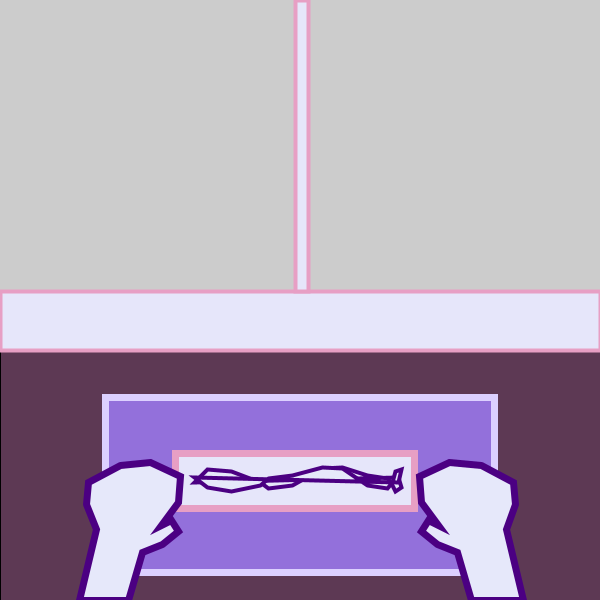
Frame 1 (no input)
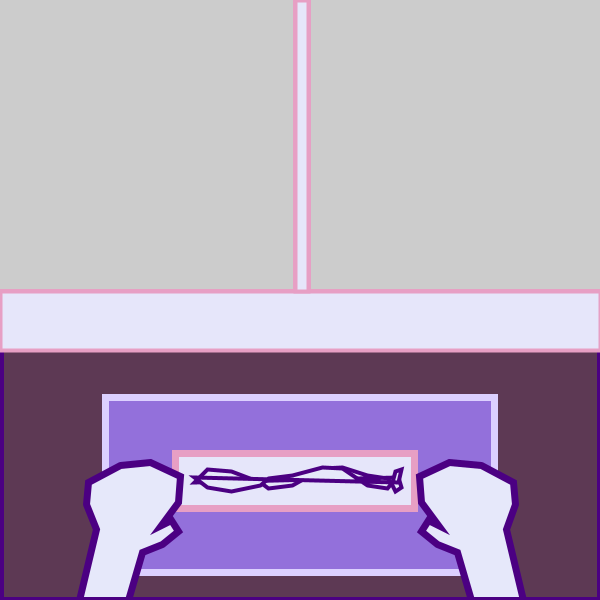
Frame 60 (the mouse pressed at the canvas centre just before this capture)
Frame 120 (the mouse held since frame 60 and released just before this capture): identical to frame 60, image omitted

The Processing sketch that drew these frames (run headless with seeded random() and noise(); from frame 60 on, the mouse is pressed at the canvas centre):

// Processing sketch: play
// ── play.pde
void setup() {
  size(600, 600);
  frameRate(30);
}

void draw() {
  table();
  tissueBox();
  tissue1();
  tissue2();
  window();
  Lhand();
  Rhand();
}

void table() {
  fill (93, 57, 84);
  rectMode(CORNERS);
  rect(0, 348, 600, 600);
}

void tissueBox() {
  strokeWeight(7);
  stroke(220, 208, 255);
  fill(147, 112, 219);
  rectMode(CORNERS);
  rect(105, 397, 494, 572);
  stroke(231, 159, 196);
  fill(230, 230, 250);
  rectMode(CORNERS);
  rect(175, 453, 414, 508);
}

void tissue1() {
  strokeWeight(4);
  stroke(75, 0, 130);
  fill(230, 232, 250);
  beginShape();
  vertex(194, 482);
  vertex(207, 469);
  vertex(231, 471);
  vertex(260, 482);
  vertex(268, 488);
  vertex(292, 485);
  vertex(322, 468);
  vertex(342, 467);
  vertex(367, 475);
  vertex(387, 478);
  vertex(392, 485);
  vertex(395, 491);
  vertex(401, 487);
  vertex(398, 477);
  endShape(CLOSE);
}

void tissue2() {
  strokeWeight(4);
  stroke(75, 0, 130);
  fill(230, 232, 250);
  beginShape();
  vertex(398, 482);
  vertex(401, 469);
  vertex(395, 471);
  vertex(392, 482);
  vertex(387, 488);
  vertex(367, 485);
  vertex(342, 468);
  vertex(322, 467);
  vertex(292, 475);
  vertex(268, 478);
  vertex(260, 485);
  vertex(231, 491);
  vertex(207, 487);
  vertex(194, 477);
  endShape(CLOSE);
}

void window() {
  stroke(231, 159, 196);
  fill(230, 230, 250);
  rectMode(CORNERS);
  rect(0, 291, 600, 350);
  rect(295, 0, 308, 291);
}

void Lhand() {
  strokeWeight(7);
  stroke(75, 0, 130);
  fill(230, 232, 250);
  beginShape();
  vertex(79, 600);
  vertex(96, 529);
  vertex(86, 504);
  vertex(88, 482);
  vertex(120, 465);
  vertex(150, 462);
  vertex(180, 476);
  vertex(178, 502);
  vertex(161, 525);
  vertex(171, 520);
  vertex(178, 531);
  vertex(162, 544);
  vertex(142, 552);
  vertex(128, 600);
  endShape(CLOSE);
}

void Rhand() {
  stroke(75, 0, 130);
  fill(230, 232, 250);
  beginShape();
  vertex(523, 600);
  vertex(506, 529);
  vertex(515, 504);
  vertex(513, 482);
  vertex(481, 465);
  vertex(449, 462);
  vertex(419, 476);
  vertex(421, 502);
  vertex(438, 525);
  vertex(428, 520);
  vertex(421, 531);
  vertex(437, 544);
  vertex(457, 552);
  vertex(471, 600);
  endShape(CLOSE);
}
